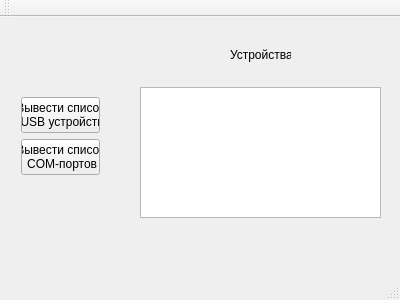
<?xml version="1.0" encoding="UTF-8"?>
<ui version="4.0">
 <class>MainWindow</class>
 <widget class="QMainWindow" name="MainWindow">
  <property name="geometry">
   <rect>
    <x>0</x>
    <y>0</y>
    <width>400</width>
    <height>300</height>
   </rect>
  </property>
  <property name="windowTitle">
   <string>MainWindow</string>
  </property>
  <widget class="QWidget" name="centralWidget">
   <widget class="QLabel" name="label">
    <property name="geometry">
     <rect>
      <x>230</x>
      <y>30</y>
      <width>61</width>
      <height>16</height>
     </rect>
    </property>
    <property name="text">
     <string>Устройства</string>
    </property>
   </widget>
   <widget class="QWidget" name="verticalLayoutWidget">
    <property name="geometry">
     <rect>
      <x>10</x>
      <y>69</y>
      <width>101</width>
      <height>101</height>
     </rect>
    </property>
    <layout class="QVBoxLayout" name="verticalLayout">
     <item>
      <widget class="QPushButton" name="ListUsbBtn">
       <property name="text">
        <string>Вывести список 
 USB устройств</string>
       </property>
      </widget>
     </item>
     <item>
      <widget class="QPushButton" name="ListComBtn">
       <property name="text">
        <string>Вывести список 
 COM-портов</string>
       </property>
      </widget>
     </item>
    </layout>
   </widget>
   <widget class="QTextEdit" name="textEdit">
    <property name="geometry">
     <rect>
      <x>140</x>
      <y>70</y>
      <width>241</width>
      <height>131</height>
     </rect>
    </property>
   </widget>
  </widget>
  <widget class="QMenuBar" name="menuBar">
   <property name="geometry">
    <rect>
     <x>0</x>
     <y>0</y>
     <width>400</width>
     <height>18</height>
    </rect>
   </property>
  </widget>
  <widget class="QToolBar" name="mainToolBar">
   <attribute name="toolBarArea">
    <enum>TopToolBarArea</enum>
   </attribute>
   <attribute name="toolBarBreak">
    <bool>false</bool>
   </attribute>
  </widget>
  <widget class="QStatusBar" name="statusBar"/>
 </widget>
 <layoutdefault spacing="6" margin="11"/>
 <resources/>
 <connections/>
</ui>
